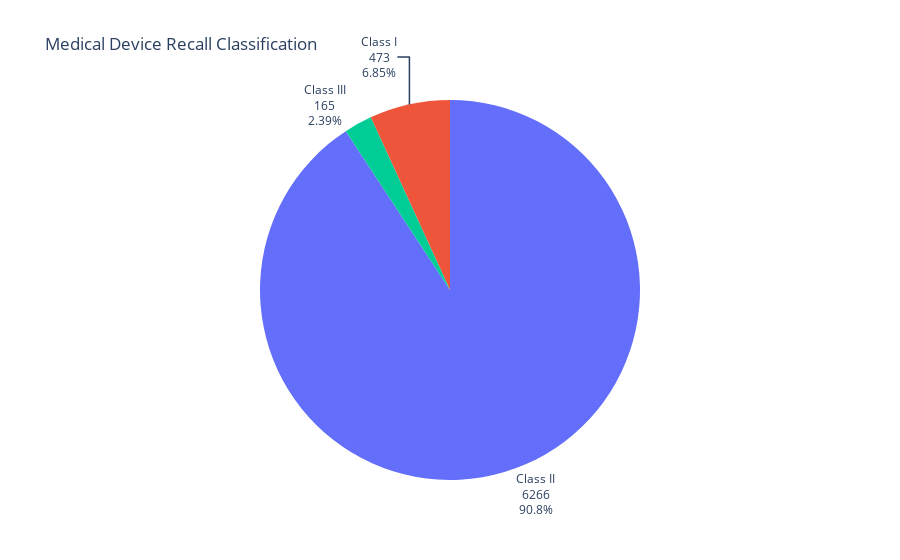

Notebook source saved alongside this figure:
### Code cell
fig = px.pie(
    df_class_count, 
    names="classification", 
    values="count",
#    height=600,
    title="Medical Device Recall Classification",
    template="plotly_white"
)

fig.update_traces(textposition='outside', textinfo='percent+label+value')
fig.update_layout(showlegend=False)

fig.show()

### Figure 1 — Plotly figure (JSON) as saved in the notebook; plotly's stock layout.template omitted (floating-point values rounded to 4 significant figures)
{"data": [{"domain": {"x": [0, 1], "y": [0, 1]}, "hovertemplate": "classification=%{label}<br>count=%{value}<extra></extra>", "labels": ["Class I", "Class II", "Class III"], "legendgroup": "", "name": "", "showlegend": true, "textinfo": "percent+label+value", "textposition": "outside", "type": "pie", "values": [473, 6266, 165]}], "layout": {"legend": {"tracegroupgap": 0}, "showlegend": false, "title": {"text": "Medical Device Recall Classification"}}}
